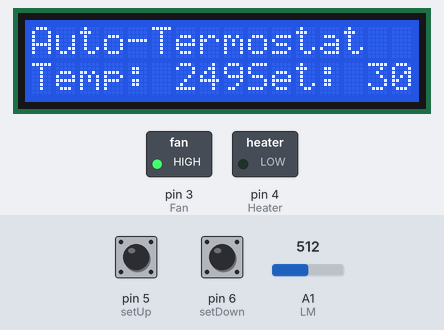
Recording of a sketch running on a simulated Arduino Uno, built with avr-gcc and run on an emulated ATmega328P. On the bench: 16×2 character LCD, switched loads named in the sketch (green lamp = pin HIGH). The inputs (shaded band) are chosen by the test bench; at power-on: A1 (LM) = 512, pin 5 (setUp) LOW, pin 6 (setDown) LOW. What the sketch prints to the serial monitor is not drawn.

Above: at 1.2 s.
1.3 s: A1 (LM) set to 122
At 2.2 s:
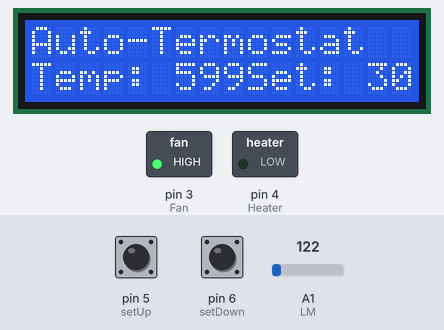
2.8 s: pin 5 (setUp) pulled HIGH for 1 s
At 4.5 s:
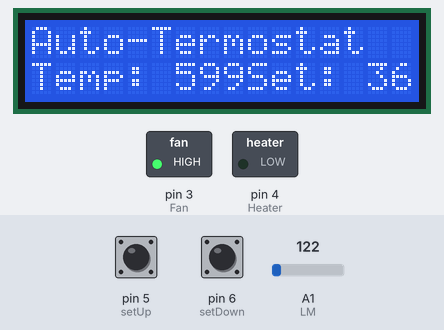
5.3 s: pin 6 (setDown) pulled HIGH for 3.2 s
At 9.1 s:
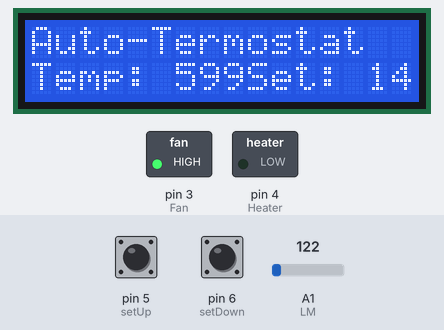
10.0 s: pin 6 (setDown) pulled HIGH for 0.15 s
At 11.0 s:
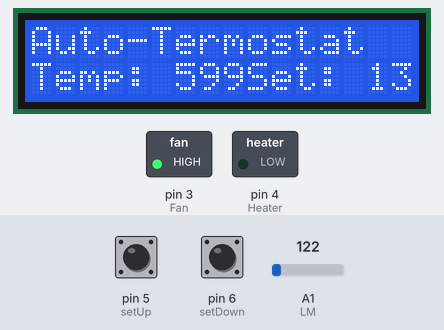
11.6 s: A1 (LM) set to 306
At 12.8 s:
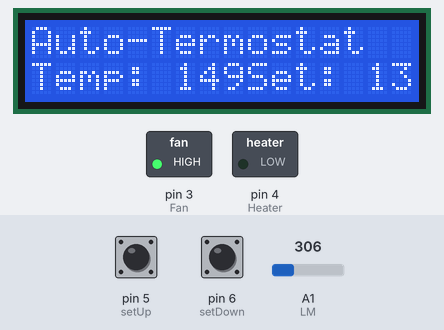
13.1 s: pin 5 (setUp) pulled HIGH for 0.15 s
At 14.0 s:
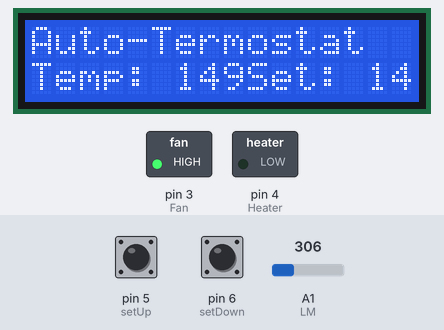
Timing chart, 0 to 15.7 s (numbered marks = the images above; inputs shaded):
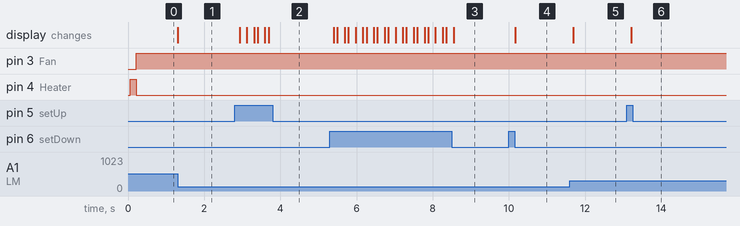

Measured:
- after the input at 1.3 s, the display: changes at once (image 1)
- after the input at 2.8 s, the display: first changes after 0.13 s (image 2 shows a later state)
- after the input at 5.3 s, the display: first changes after 0.10 s (image 3 shows a later state)
- after the input at 10.0 s, the display: changes after 0.17 s (image 4)
- after the input at 11.6 s, the display: changes after 0.09 s (image 5)
- after the input at 13.1 s, the display: changes after 0.12 s (image 6)

The sketch:

TA3.ino
```cpp
#include <Arduino_FreeRTOS.h>
#include <LiquidCrystal.h>

LiquidCrystal lcd(7, 8, 9, 10, 11, 12);

void TaskHeatFan( void *pvParameters );
void TaskSet( void *pvParameters );
void TaskSensor( void *pvParameters );

#define Fan 3
#define Heater 4

#define setUp 5
#define setDown 6

#define LM A1

int LMValue = 0, Temperature = 0, setTemp = 30;

void setup() {
  lcd.begin(16,2);
  Serial.begin(9600);

  while (!Serial) {
    ; // wait for serial port to connect.
  }

  pinMode(Heater, OUTPUT);
  pinMode(Fan, OUTPUT);
  pinMode(setUp, INPUT);
  pinMode(setDown, INPUT);

  pinMode(LM, INPUT);

  xTaskCreate(TaskHeatFan, "AutoHeatCool", 128, NULL, 1, NULL);
  xTaskCreate(TaskSet, "Set Temperature", 128, NULL, 2, NULL);
  xTaskCreate(TaskSensor, "SensorRead", 128, NULL, 3, NULL);

  Serial.println("+++Start Program+++");

}

void loop()
{ // Kosong

}


void TaskHeatFan(void *pvParameters)
{
  (void) pvParameters;

  for (;;) // A Task shall never return or exit.
  {

    if (Temperature == setTemp){
      digitalWrite(Fan, LOW);
      digitalWrite(Heater, LOW);
    }
    if (Temperature < setTemp){
      digitalWrite(Heater, HIGH);
      digitalWrite(Fan, LOW);
    }
    if (Temperature > setTemp){
      digitalWrite(Fan, HIGH);
      digitalWrite(Heater, LOW);
    }
    vTaskDelay(150/portTICK_PERIOD_MS);  // ten tick delay (150ms) in between reads for stability

  }
}

void TaskSet(void *pvParameters)
{
  (void) pvParameters;

  for (;;) // A Task shall never return or exit.
  {
    if (digitalRead(setUp) == HIGH){
      setTemp++;
    }
    if (digitalRead(setDown) == HIGH){
      setTemp--;
    }
    vTaskDelay(150/portTICK_PERIOD_MS);  // ten tick delay (150ms) in between reads for stability
  }
}

void TaskSensor(void *pvParameters)  // This is a task.
{
  (void) pvParameters;

  for (;;)
  {
    LMValue = analogRead(LM);
    Temperature = (LMValue * 4.88)/10;
    Serial.print("Temperature :"); Serial.print(Temperature); Serial.println(" °C");

    lcd.setCursor(0, 0);lcd.print("Auto-Termostat");
    lcd.setCursor(0, 1);lcd.print("Temp: ");
    lcd.setCursor(6, 1);lcd.print(Temperature);
    lcd.setCursor(9, 1);lcd.print("Set: ");
    lcd.setCursor(14, 1);lcd.print(setTemp);

    vTaskDelay(100/portTICK_PERIOD_MS);  // ten tick delay (100ms) in between reads for stability
  }
}
```
